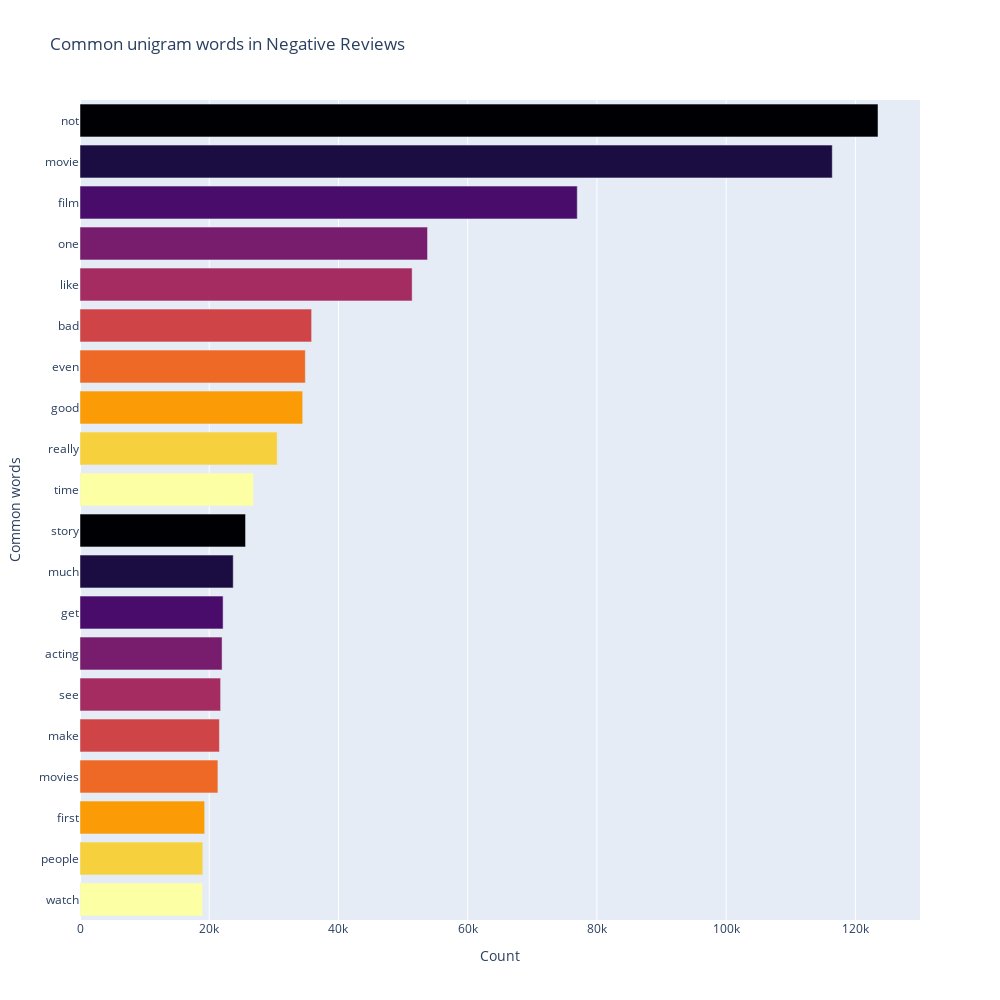

Notebook code cell kept with this figure:
### Code cell
most_common_word = get_top_text(df['Reviews_clean'][df['Ratings'] <= 4], 20, 1)
most_common_word = dict(most_common_word)

temp = pd.DataFrame(columns=['Common_words', 'Count'])
temp['Common_words'] = list(most_common_word.keys())
temp['Count'] = list(most_common_word.values())

fig = px.bar(temp, x = 'Count', y = 'Common_words', title = 'Common unigram words in Negative Reviews', orientation = 'h',
             width = 1000, height = 1000, color = 'Common_words', labels = {'Common_words': 'Common words'}, color_discrete_sequence=px.colors.sequential.Inferno)

fig.update_layout(showlegend=False)
fig.show()

### Figure 1 — Plotly figure (JSON) as saved in the notebook; plotly's stock layout.template omitted (floating-point values rounded to 4 significant figures)
{"data": [{"alignmentgroup": "True", "hovertemplate": "Common words=%{y}<br>Count=%{x}<extra></extra>", "legendgroup": "not", "marker": {"color": "#000004", "pattern": {"shape": ""}}, "name": "not", "offsetgroup": "not", "orientation": "h", "showlegend": true, "textposition": "auto", "type": "bar", "x": [123493], "xaxis": "x", "y": ["not"], "yaxis": "y"}, {"alignmentgroup": "True", "hovertemplate": "Common words=%{y}<br>Count=%{x}<extra></extra>", "legendgroup": "movie", "marker": {"color": "#1b0c41", "pattern": {"shape": ""}}, "name": "movie", "offsetgroup": "movie", "orientation": "h", "showlegend": true, "textposition": "auto", "type": "bar", "x": [116416], "xaxis": "x", "y": ["movie"], "yaxis": "y"}, {"alignmentgroup": "True", "hovertemplate": "Common words=%{y}<br>Count=%{x}<extra></extra>", "legendgroup": "film", "marker": {"color": "#4a0c6b", "pattern": {"shape": ""}}, "name": "film", "offsetgroup": "film", "orientation": "h", "showlegend": true, "textposition": "auto", "type": "bar", "x": [76953], "xaxis": "x", "y": ["film"], "yaxis": "y"}, {"alignmentgroup": "True", "hovertemplate": "Common words=%{y}<br>Count=%{x}<extra></extra>", "legendgroup": "one", "marker": {"color": "#781c6d", "pattern": {"shape": ""}}, "name": "one", "offsetgroup": "one", "orientation": "h", "showlegend": true, "textposition": "auto", "type": "bar", "x": [53781], "xaxis": "x", "y": ["one"], "yaxis": "y"}, {"alignmentgroup": "True", "hovertemplate": "Common words=%{y}<br>Count=%{x}<extra></extra>", "legendgroup": "like", "marker": {"color": "#a52c60", "pattern": {"shape": ""}}, "name": "like", "offsetgroup": "like", "orientation": "h", "showlegend": true, "textposition": "auto", "type": "bar", "x": [51401], "xaxis": "x", "y": ["like"], "yaxis": "y"}, {"alignmentgroup": "True", "hovertemplate": "Common words=%{y}<br>Count=%{x}<extra></extra>", "legendgroup": "bad", "marker": {"color": "#cf4446", "pattern": {"shape": ""}}, "name": "bad", "offsetgroup": "bad", "orientation": "h", "showlegend": true, "textposition": "auto", "type": "bar", "x": [35843], "xaxis": "x", "y": ["bad"], "yaxis": "y"}, {"alignmentgroup": "True", "hovertemplate": "Common words=%{y}<br>Count=%{x}<extra></extra>", "legendgroup": "even", "marker": {"color": "#ed6925", "pattern": {"shape": ""}}, "name": "even", "offsetgroup": "even", "orientation": "h", "showlegend": true, "textposition": "auto", "type": "bar", "x": [34872], "xaxis": "x", "y": ["even"], "yaxis": "y"}, {"alignmentgroup": "True", "hovertemplate": "Common words=%{y}<br>Count=%{x}<extra></extra>", "legendgroup": "good", "marker": {"color": "#fb9b06", "pattern": {"shape": ""}}, "name": "good", "offsetgroup": "good", "orientation": "h", "showlegend": true, "textposition": "auto", "type": "bar", "x": [34461], "xaxis": "x", "y": ["good"], "yaxis": "y"}, {"alignmentgroup": "True", "hovertemplate": "Common words=%{y}<br>Count=%{x}<extra></extra>", "legendgroup": "really", "marker": {"color": "#f7d13d", "pattern": {"shape": ""}}, "name": "really", "offsetgroup": "really", "orientation": "h", "showlegend": true, "textposition": "auto", "type": "bar", "x": [30517], "xaxis": "x", "y": ["really"], "yaxis": "y"}, {"alignmentgroup": "True", "hovertemplate": "Common words=%{y}<br>Count=%{x}<extra></extra>", "legendgroup": "time", "marker": {"color": "#fcffa4", "pattern": {"shape": ""}}, "name": "time", "offsetgroup": "time", "orientation": "h", "showlegend": true, "textposition": "auto", "type": "bar", "x": [26849], "xaxis": "x", "y": ["time"], "yaxis": "y"}, {"alignmentgroup": "True", "hovertemplate": "Common words=%{y}<br>Count=%{x}<extra></extra>", "legendgroup": "story", "marker": {"color": "#000004", "pattern": {"shape": ""}}, "name": "story", "offsetgroup": "story", "orientation": "h", "showlegend": true, "textposition": "auto", "type": "bar", "x": [25618], "xaxis": "x", "y": ["story"], "yaxis": "y"}, {"alignmentgroup": "True", "hovertemplate": "Common words=%{y}<br>Count=%{x}<extra></extra>", "legendgroup": "much", "marker": {"color": "#1b0c41", "pattern": {"shape": ""}}, "name": "much", "offsetgroup": "much", "orientation": "h", "showlegend": true, "textposition": "auto", "type": "bar", "x": [23713], "xaxis": "x", "y": ["much"], "yaxis": "y"}, {"alignmentgroup": "True", "hovertemplate": "Common words=%{y}<br>Count=%{x}<extra></extra>", "legendgroup": "get", "marker": {"color": "#4a0c6b", "pattern": {"shape": ""}}, "name": "get", "offsetgroup": "get", "orientation": "h", "showlegend": true, "textposition": "auto", "type": "bar", "x": [22145], "xaxis": "x", "y": ["get"], "yaxis": "y"}, {"alignmentgroup": "True", "hovertemplate": "Common words=%{y}<br>Count=%{x}<extra></extra>", "legendgroup": "acting", "marker": {"color": "#781c6d", "pattern": {"shape": ""}}, "name": "acting", "offsetgroup": "acting", "orientation": "h", "showlegend": true, "textposition": "auto", "type": "bar", "x": [21988], "xaxis": "x", "y": ["acting"], "yaxis": "y"}, {"alignmentgroup": "True", "hovertemplate": "Common words=%{y}<br>Count=%{x}<extra></extra>", "legendgroup": "see", "marker": {"color": "#a52c60", "pattern": {"shape": ""}}, "name": "see", "offsetgroup": "see", "orientation": "h", "showlegend": true, "textposition": "auto", "type": "bar", "x": [21762], "xaxis": "x", "y": ["see"], "yaxis": "y"}, {"alignmentgroup": "True", "hovertemplate": "Common words=%{y}<br>Count=%{x}<extra></extra>", "legendgroup": "make", "marker": {"color": "#cf4446", "pattern": {"shape": ""}}, "name": "make", "offsetgroup": "make", "orientation": "h", "showlegend": true, "textposition": "auto", "type": "bar", "x": [21579], "xaxis": "x", "y": ["make"], "yaxis": "y"}, {"alignmentgroup": "True", "hovertemplate": "Common words=%{y}<br>Count=%{x}<extra></extra>", "legendgroup": "movies", "marker": {"color": "#ed6925", "pattern": {"shape": ""}}, "name": "movies", "offsetgroup": "movies", "orientation": "h", "showlegend": true, "textposition": "auto", "type": "bar", "x": [21339], "xaxis": "x", "y": ["movies"], "yaxis": "y"}, {"alignmentgroup": "True", "hovertemplate": "Common words=%{y}<br>Count=%{x}<extra></extra>", "legendgroup": "first", "marker": {"color": "#fb9b06", "pattern": {"shape": ""}}, "name": "first", "offsetgroup": "first", "orientation": "h", "showlegend": true, "textposition": "auto", "type": "bar", "x": [19293], "xaxis": "x", "y": ["first"], "yaxis": "y"}, {"alignmentgroup": "True", "hovertemplate": "Common words=%{y}<br>Count=%{x}<extra></extra>", "legendgroup": "people", "marker": {"color": "#f7d13d", "pattern": {"shape": ""}}, "name": "people", "offsetgroup": "people", "orientation": "h", "showlegend": true, "textposition": "auto", "type": "bar", "x": [19003], "xaxis": "x", "y": ["people"], "yaxis": "y"}, {"alignmentgroup": "True", "hovertemplate": "Common words=%{y}<br>Count=%{x}<extra></extra>", "legendgroup": "watch", "marker": {"color": "#fcffa4", "pattern": {"shape": ""}}, "name": "watch", "offsetgroup": "watch", "orientation": "h", "showlegend": true, "textposition": "auto", "type": "bar", "x": [18968], "xaxis": "x", "y": ["watch"], "yaxis": "y"}], "layout": {"barmode": "relative", "height": 1000, "legend": {"title": {"text": "Common words"}, "tracegroupgap": 0}, "showlegend": false, "title": {"text": "Common unigram words in Negative Reviews"}, "width": 1000, "xaxis": {"anchor": "y", "domain": [0, 1], "title": {"text": "Count"}}, "yaxis": {"anchor": "x", "categoryarray": ["watch", "people", "first", "movies", "make", "see", "acting", "get", "much", "story", "time", "really", "good", "even", "bad", "like", "one", "film", "movie", "not"], "categoryorder": "array", "domain": [0, 1], "title": {"text": "Common words"}}}}
